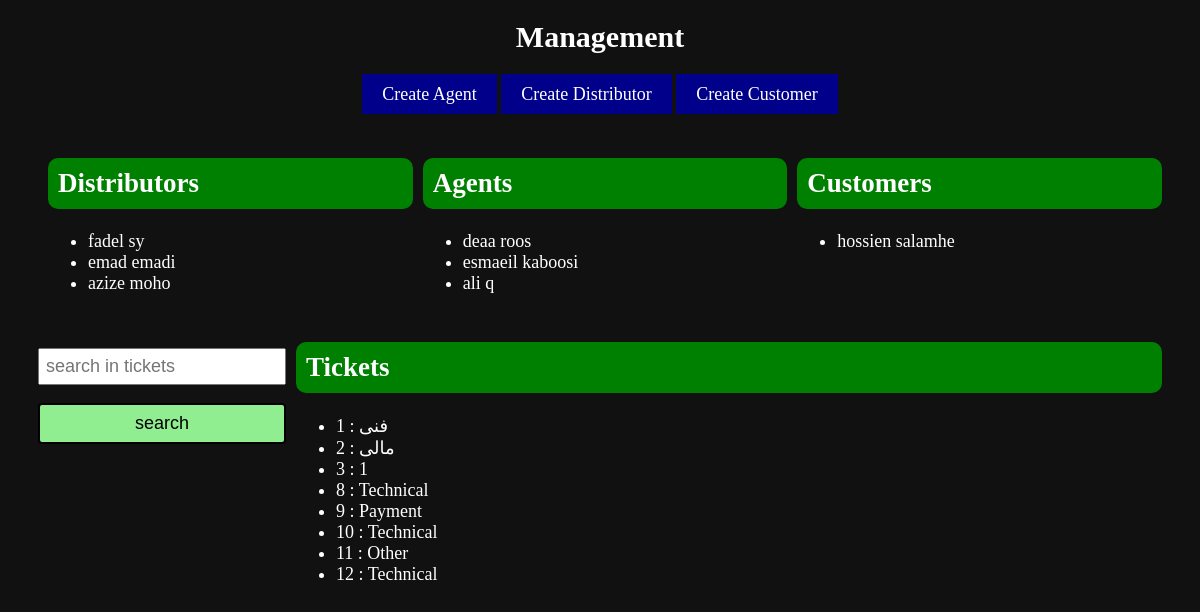
The page /management.php on the database its author committed.
### tables this page shows
CREATE TABLE `distributors` (
  `distributor_id` int(11) NOT NULL,
  `f_name` varchar(50) NOT NULL,
  `l_name` varchar(50) NOT NULL,
  `phone_number` varchar(15) NOT NULL,
  `mail` varchar(50) NOT NULL,
  `password` varchar(50) NOT NULL,
  `active` tinyint(4) NOT NULL DEFAULT 1,
  `management_id` int(11) NOT NULL
);

CREATE TABLE `agents` (
  `agent_id` int(11) NOT NULL,
  `f_name` varchar(50) NOT NULL,
  `l_name` varchar(50) NOT NULL,
  `phone_number` varchar(15) NOT NULL,
  `mail` varchar(50) NOT NULL,
  `password` varchar(50) NOT NULL,
  `active` tinyint(4) NOT NULL DEFAULT 1,
  `management_id` int(11) NOT NULL
);

CREATE TABLE `customers` (
  `customer_id` int(11) NOT NULL,
  `f_name` varchar(50) NOT NULL,
  `l_name` varchar(50) NOT NULL,
  `phone_number` varchar(15) NOT NULL,
  `mail` varchar(50) NOT NULL,
  `activity_time` date DEFAULT NULL,
  `password` varchar(50) NOT NULL,
  `active` tinyint(4) NOT NULL DEFAULT 1,
  `management_id` int(11) NOT NULL
);

CREATE TABLE `tickets` (
  `ticket_id` int(11) NOT NULL,
  `date` timestamp NULL DEFAULT current_timestamp(),
  `file` varchar(200) DEFAULT NULL,
  `level_tic` int(11) NOT NULL,
  `type` varchar(50) NOT NULL,
  `text` varchar(200) NOT NULL,
  `comment` varchar(200) DEFAULT NULL,
  `customer_id` int(11) DEFAULT NULL,
  `ticket_reply_id` int(11) DEFAULT NULL,
  `management_id` int(11) DEFAULT NULL
);

### management.php (the view, shortened to what this page needs)
<!DOCTYPE html>
<html lang="fa">
<head>
	<link rel="stylesheet" type="text/css" href="style.css">
</head>
<body>
	<h1>Management</h1>
	<div>
		<a class='btn' href='create-agent.php'>Create Agent</a>
		<a class='btn' href='create-dist.php'>Create Distributor</a>
		<a class='btn' href='create-customer.php'>Create Customer</a>
	</div>
	<div class='management-panel'>
		<div>
			<h2>Distributors</h2>
			<ul>
				<?php
					$conn = mysqli_connect('localhost','root','','ticketing');
					mysqli_query($conn, 'SET NAMES utf8');
					$s = 'select * from distributors';
					$result = mysqli_query($conn, $s);
					while ( $row = mysqli_fetch_array($result) ) {
						echo '<li>' . $row['f_name'] . ' ' . $row['l_name'] . '</li>';
					}
				?>
			</ul>
		</div>
		<div>
			<h2>Agents</h2>
			<ul>
				<?php
					$s = 'select * from agents';
					$result = mysqli_query($conn, $s);
					while ( $row = mysqli_fetch_array($result) ) {
						echo '<li>' . $row['f_name'] . ' ' . $row['l_name'] . '</li>';
					}
				?>
			</ul>
		</div>
		<div>
			<h2>Customers</h2>
			<ul>
				<?php
					$s = 'select * from customers';
					$result = mysqli_query($conn, $s);
					while ( $row = mysqli_fetch_array($result) ) {
						echo '<li>' . $row['f_name'] . ' ' . $row['l_name'] . '</li>';
					}
				?>
			</ul>
		</div>
	</div>
	<div class='management-panel'>
		<form class='search-form' method="get" action=''>
			<input type="text" placeholder="search in tickets" name="q" class='input'>
			<input type="submit" value="search" class='submit-button search-button'>
		</form>
		<div>
			<h2 class='panel-h2'>Tickets</h2>
			<ul>
				<?php
					$s = 'select * from tickets';
					$result = mysqli_query($conn, $s);
					while ( $row = mysqli_fetch_array($result) ) {
						echo '<li><a href="?q=' . $row['ticket_id'] . '">' . $row['ticket_id'] . ' : ' . $row['type'] . '</a></li>';
					}
				?>
			</ul>
		</div>
	</div>
</body>
</html>

### style.css (style rules this page uses)
* { box-sizing: border-box; }
body { background-color: #111; font-size: 18px; color: white; text-align: center; }
h1 { font-size: 30px; margin-bottom: 30px; }
.btn { color: white; text-decoration: none; background-color: darkblue; padding: 10px 20px; }
a { color: white; text-decoration: none; }
input, select, textarea { margin-bottom: 6px; }
.input { padding: 10px; }
form { text-align: center; }
.submit-button { padding: 8px 30px; background-color: lightgreen; border: 2px solid black; border-radius: 4px; cursor: pointer; font-size: 18px; }
.management-panel { display: flex; justify-content: space-between; text-align: left; margin: 30px; }
.management-panel > div { flex: 1; margin-left: 10px; }
.management-panel > div > h2 { background-color: green; padding: 10px; border-radius: 10px; }
.input { font-size: 18px; margin-bottom: 18px; display: block; width: 100%; padding: 6px; }
.panel-h2 { margin-top: 0; }
.search-form { display: block; margin-top: 6px; }
.search-button { width: 100%; }

### rows shown on the page
distributors: f_name "fadel", l_name "sy"
distributors: f_name "emad", l_name "emadi"
distributors: f_name "azize", l_name "moho"
agents: f_name "deaa", l_name "roos"
agents: f_name "esmaeil", l_name "kaboosi"
agents: f_name "ali", l_name "q"
customers: f_name "hossien", l_name "salamhe"
tickets: ticket_id "1", type "فنی"
tickets: ticket_id "2", type "مالی"
tickets: ticket_id "3", type "1"
tickets: ticket_id "8", type "Technical"
tickets: ticket_id "9", type "Payment"
tickets: ticket_id "10", type "Technical"
tickets: ticket_id "11", type "Other"
tickets: ticket_id "12", type "Technical"
